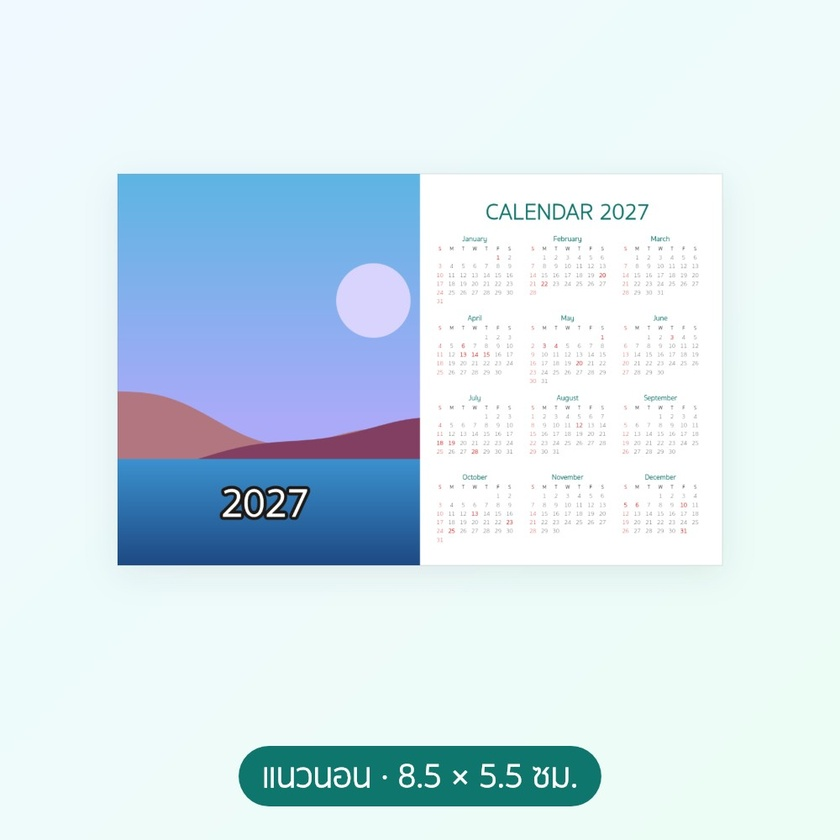
#> input picture scripts/assets/calendar-samples/photocard-ori-L.jpg, 840 x 840 px, shrunk from 1000 x 1000 before the run
$ python skin-outline-cut.py ../assets/calendar-samples/photocard-ori-L.jpg
#> lines starting #> are read from the running program, lines starting #| are printed output that depends on the picture
"""✂️ เส้นตัด = "ขอบนอกสุด" ของชิ้นงานที่วาดด้วยเส้นแดงในสกิน PNG (ส่งออก 300 dpi) → JSON TemplateCurve (มม. · y ลง)
ใช้เมื่อไฟล์ .ai ไม่มีเวกเตอร์ขอบนอก/มี PDF เก่าฝัง (Candy bag 22 ต.ค. 69 "สกรีนได้เต็มชิ้นงาน" — ขอบหยัก + หัวถุง)
วิธี: พิกเซลแดง = กำแพง → ท่วมจากขอบภาพ = นอกชิ้นงาน → ที่เหลือ = ชิ้นงาน (รวมเส้นแดง) → contour นอกสุด → approxPolyDP (เส้นตรงล้วน มุมหยักคม)
argv: <skin.png> [--window] [--min-y-mm <มม.>] [--px-per-mm 11.811] [--eps-mm 0.12] → stdout {"w","h","curves":[วงนอก],"box":[x,y,w,h],"points":n}"""
import json, sys
import cv2
import numpy as np
from PIL import Image

Image.MAX_IMAGE_PIXELS = None
arg = lambda k, d: float(sys.argv[sys.argv.index(k) + 1]) if k in sys.argv else d
S = arg("--px-per-mm", 300 / 25.4)
EPS = arg("--eps-mm", 0.12)
im = np.array(Image.open(sys.argv[1]).convert("RGBA"))
h, w = im.shape[:2]
#> h = 840; w = 840


def emit(c, note=""):
    poly = cv2.approxPolyDP(c, EPS * S, True)[:, 0, :]
    pts = [[round(float(x) / S, 3), round(float(y) / S, 3)] for x, y in poly]
    g = []
    for i in range(len(pts)):
        A, B = pts[i], pts[(i + 1) % len(pts)]
        g.append([round(A[0] + (B[0] - A[0]) / 3, 3), round(A[1] + (B[1] - A[1]) / 3, 3), round(A[0] + 2 * (B[0] - A[0]) / 3, 3), round(A[1] + 2 * (B[1] - A[1]) / 3, 3), B[0], B[1]])
    x, y, bw, bh = cv2.boundingRect(c)
    print(json.dumps({"w": round(w / S, 2), "h": round(h / S, 2), "curves": [{"s": pts[0], "g": g}], "box": [round(x / S, 2), round(y / S, 2), round(bw / S, 2), round(bh / S, 2)], "points": len(pts)}))
    sys.exit(0)


# --window: ชิ้นงานพิมพ์ได้เฉพาะ "ช่องโปร่ง" กลางสกิน (กระเป๋าโฮโลแกรม ZipLock: กรอบโฮโลทึบ + ช่องกลางโปร่ง · 22 ต.ค. 69
#   เจ้าของร้าน "ถ้าภาพวางเกินตรงกรอบ ให้ตัดทึบไปเลย") → เขตโปร่ง (alpha < 30) ที่ต่อกับจุดกลางภาพ = เส้นตัด
if "--window" in sys.argv:
    clear = (im[..., 3] < 30).astype(np.uint8)
    n, lab = cv2.connectedComponents(clear, connectivity=4)
    k = lab[h // 2, w // 2]
    if k == 0:
        print(json.dumps({"error": "กลางสกินไม่โปร่ง — ไม่มีช่องให้พิมพ์"}))
        sys.exit(0)
    region = (lab == k).astype(np.uint8) * 255
    cnts, _ = cv2.findContours(region, cv2.RETR_EXTERNAL, cv2.CHAIN_APPROX_NONE)
    emit(max(cnts, key=cv2.contourArea))
r, g, b, a = [im[..., i].astype(int) for i in range(4)]
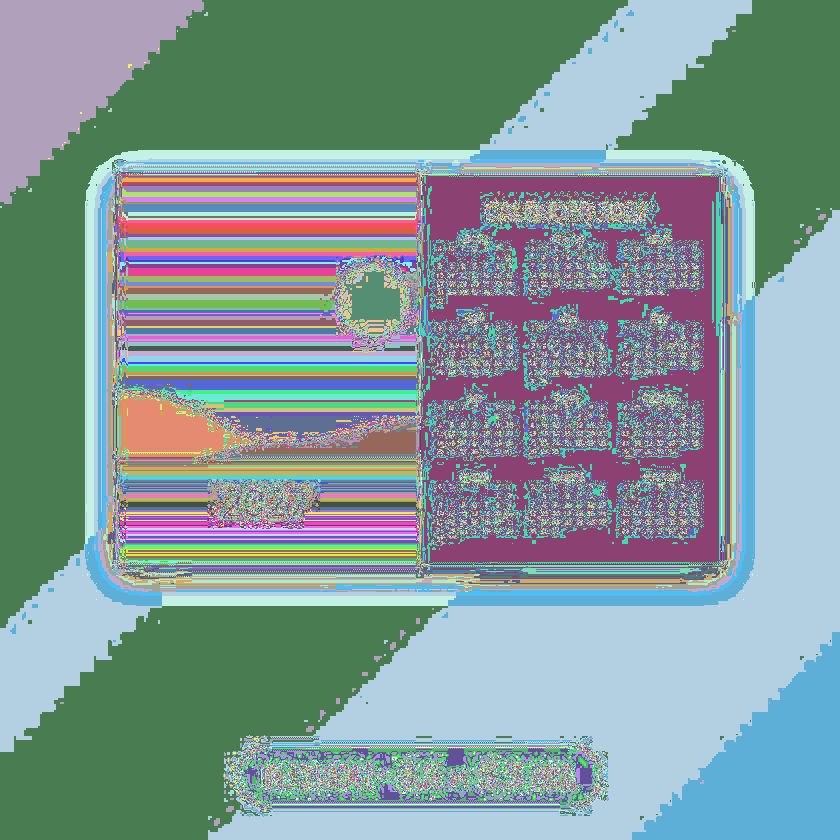
#> r: shape (840, 840) int64; 256 distinct labels, from 0 to 255; one colour per label, 0 black
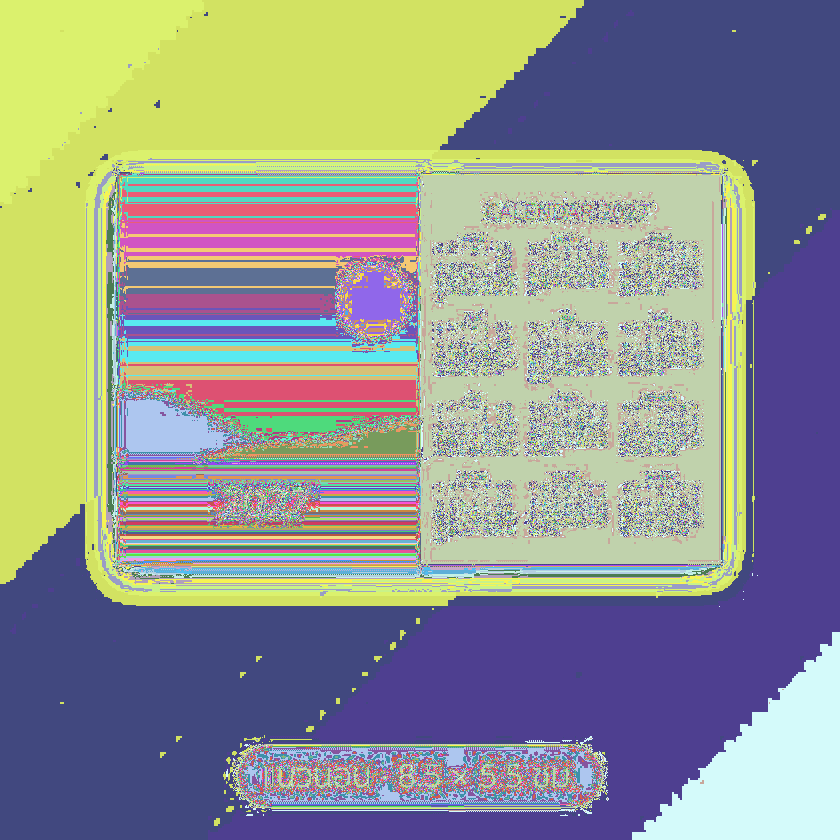
#> g: shape (840, 840) int64; 248 distinct labels, from 5 to 255; one colour per label, 0 black
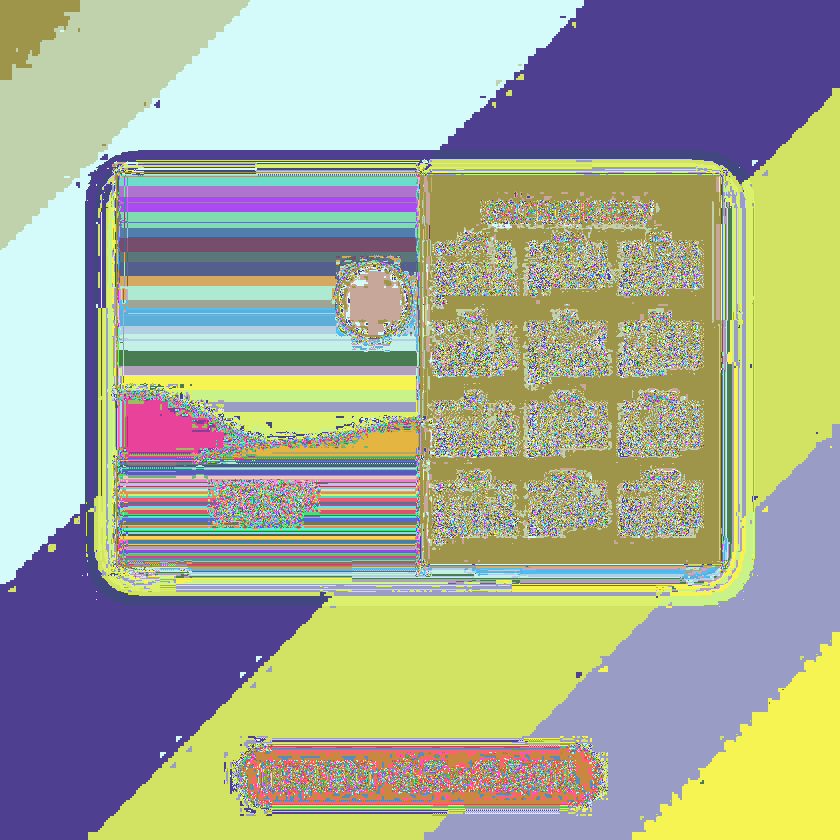
#> b: shape (840, 840) int64; 249 distinct labels, from 4 to 255; one colour per label, 0 black
#> a: shape (840, 840) int64; every value is 255
# แดง = แดงเด่นกว่าเขียว/น้ำเงิน ≥ 60 — เส้นที่มีแผ่นเทาโปร่งทับ (หัวถุง Candy bag มุมขวาบน) สีผสมเป็น 235,144,116 เกณฑ์ g<140 เดิมหลุด น้ำท่วมเข้าหัวถุง
wall = ((a > 100) & (r > 170) & (r - g > 60) & (r - b > 60)).astype(np.uint8)
#> wall: shape (840, 840); every value is 0
wall = cv2.dilate(wall, np.ones((3, 3), np.uint8))  # ปิดรูเล็ก ๆ ในเส้นแอนตี้เอเลียส ไม่ให้น้ำท่วมทะลุ
# ท่วมจากขอบภาพ (เติมกรอบ 1 px รอบภาพให้น้ำวิ่งรอบได้)
pad = np.pad(1 - wall, 1, constant_values=1).astype(np.uint8)
#> pad: shape (842, 842); every value is 1
mask = np.zeros((h + 4, w + 4), np.uint8)
cv2.floodFill(pad, mask, (0, 0), 2)
#> pad: shape (842, 842); every value is 2
outside = (pad[1:-1, 1:-1] == 2)
#> outside: shape (840, 840) bool; every value is 1
piece = (~outside).astype(np.uint8) * 255
# --min-y-mm: ตัดส่วนบนที่สกรีนไม่ได้ออก (Candy bag: หัวถุง + แถบซิปขาว ลายทแยง 6–18.1 มม. · เจ้าของร้าน 22 ต.ค. 69 "สกรีนไม่ได้ เป็นซิปขาว")
if "--min-y-mm" in sys.argv:
    piece[: int(round(arg("--min-y-mm", 0) * S)), :] = 0
cnts, _ = cv2.findContours(piece, cv2.RETR_EXTERNAL, cv2.CHAIN_APPROX_NONE)
#> cnts = []
if not cnts:
    print(json.dumps({"error": "ไม่เจอชิ้นงานในสกิน"}))
    sys.exit(0)
#> (the program exits here)

$ run again, on scripts/assets/calendar-samples/photocard-side-2.jpg
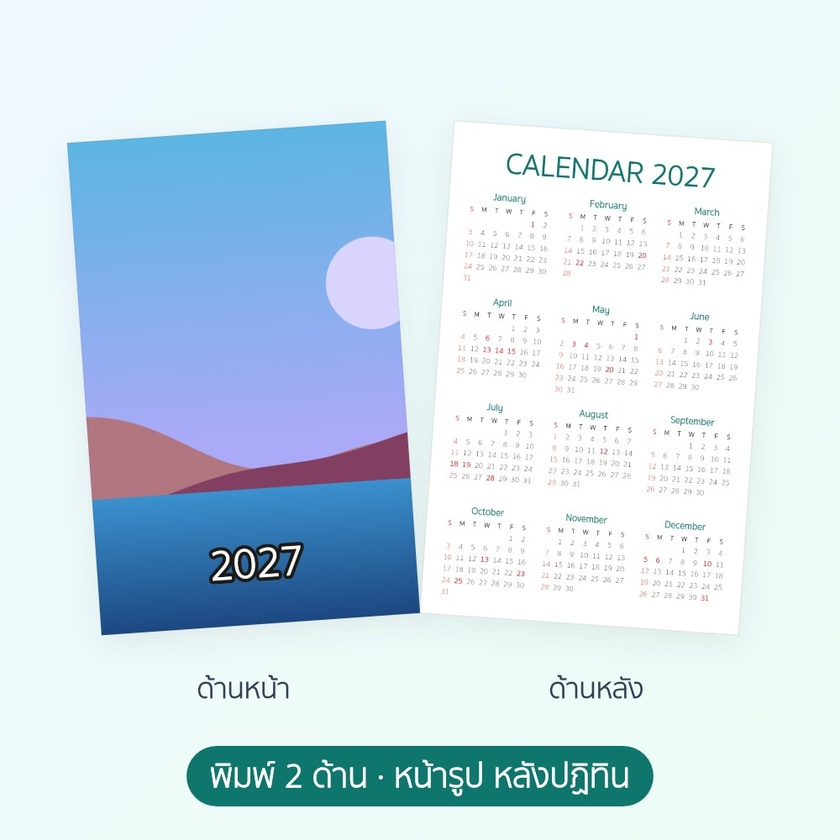
#> input picture scripts/assets/calendar-samples/photocard-side-2.jpg, 840 x 840 px, shrunk from 1000 x 1000 before the run
#> `r, g, b, a = [im[..., i].astype(int) for i in range(4)]`:
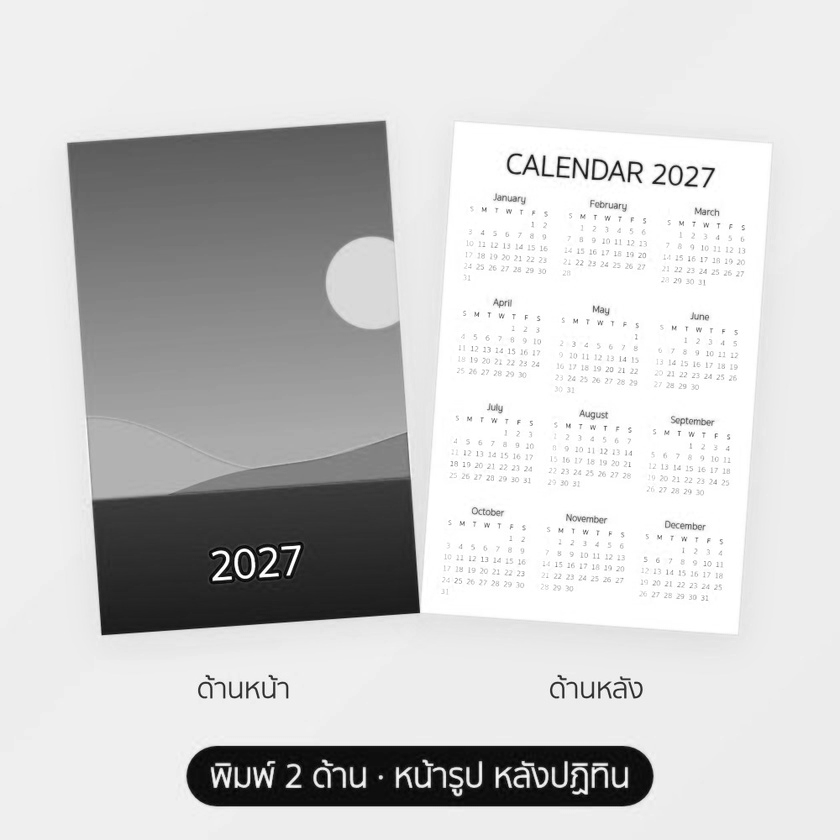
#> r: shape (840, 840) int64; min 0, max 255, mean 204.1
#> `r, g, b, a = [im[..., i].astype(int) for i in range(4)]`:
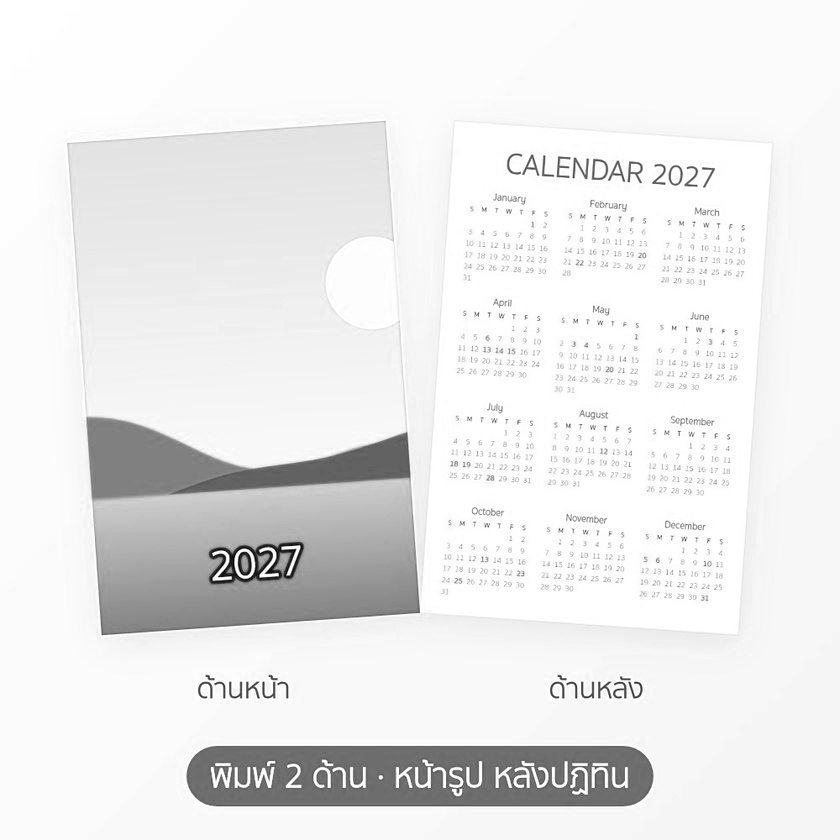
#> b: shape (840, 840) int64; min 0, max 255, mean 234.5
#> a: shape (840, 840) int64; every value is 255
#> wall: shape (840, 840); every value is 0
#> outside: shape (840, 840) bool; every value is 1
#> cnts = []

$ run again, on scripts/assets/calendar-samples/postcard-side-1.jpg
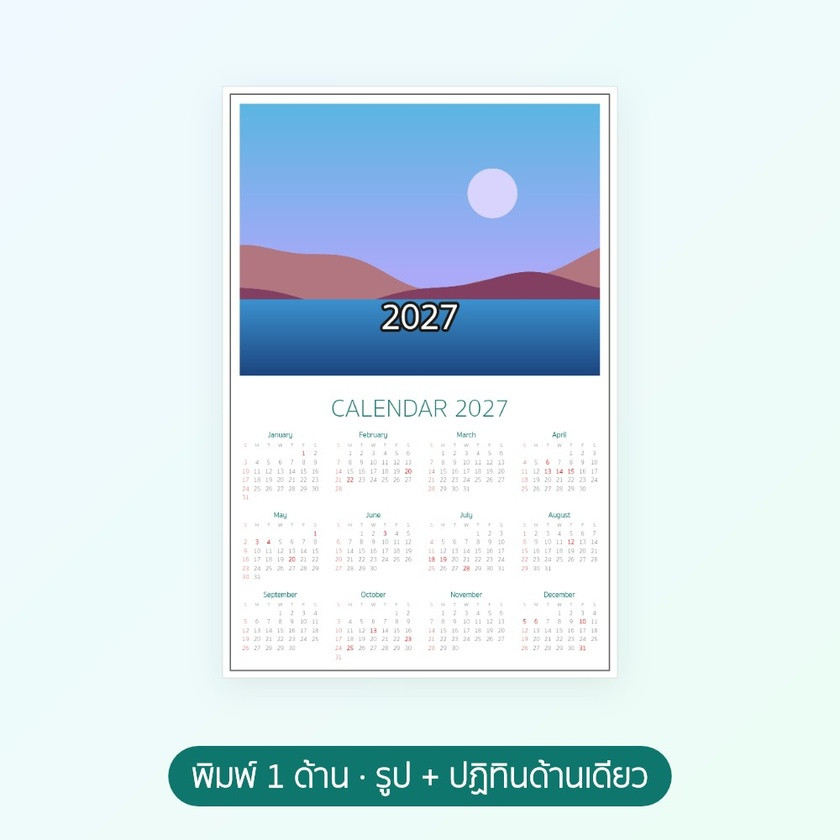
#> input picture scripts/assets/calendar-samples/postcard-side-1.jpg, 840 x 840 px, shrunk from 1000 x 1000 before the run
#> r: shape (840, 840) int64; 256 distinct labels, from 0 to 255
#> `r, g, b, a = [im[..., i].astype(int) for i in range(4)]`:
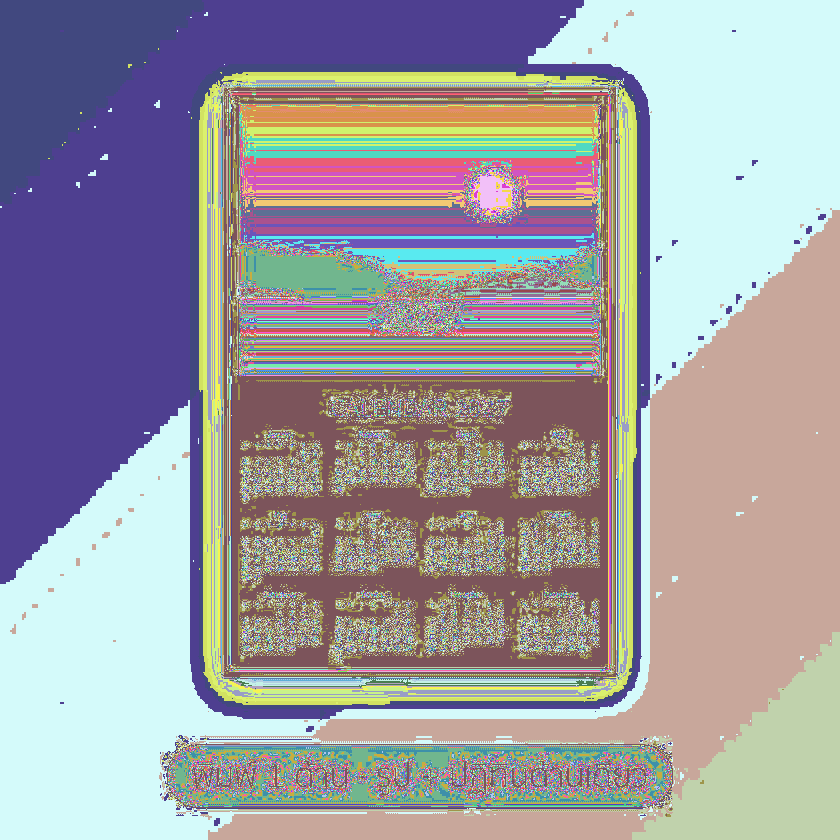
#> g: shape (840, 840) int64; 251 distinct labels, from 3 to 255; one colour per label, 0 black
#> `r, g, b, a = [im[..., i].astype(int) for i in range(4)]`:
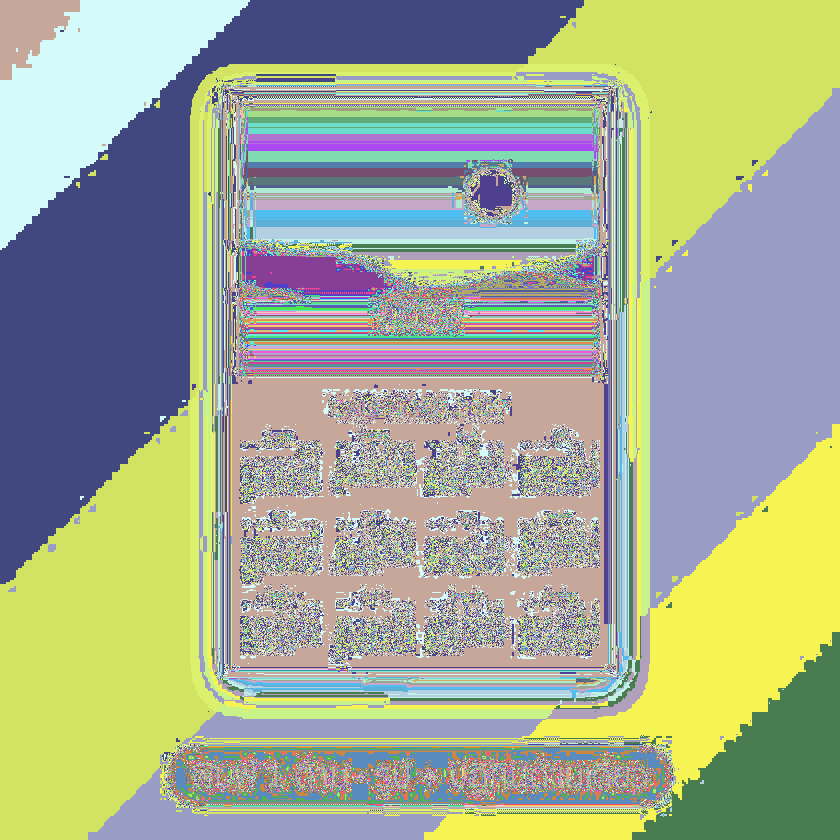
#> b: shape (840, 840) int64; 249 distinct labels, from 6 to 255; one colour per label, 0 black
#> a: shape (840, 840) int64; every value is 255
#> wall: shape (840, 840); every value is 0
#> outside: shape (840, 840) bool; every value is 1
#> cnts = []
